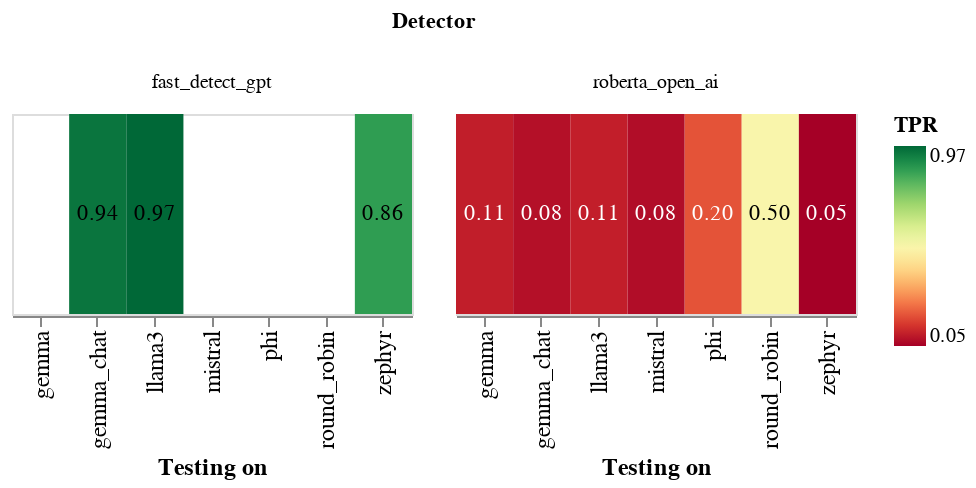

Source (notebook cell):
### Code cell
zero_shot_detectors = ["fast_detect_gpt", "roberta_base_open_ai"]
zero_shot_only_only_df = freeze_base_df[freeze_base_df["detector"].apply(lambda x: x in zero_shot_detectors)]

heatmap = alt.Chart(zero_shot_only_only_df).mark_rect().encode(
    alt.X('dataset:N', sort="x", title="Testing on"),
    #alt.Y('detector_short_name:N', sort=None, title="Detector"),
    alt.Color('TPR:Q').scale(scheme='redyellowgreen'),
    #alt.Row("trained_on_dataset:N", title="Dataset used for training"),
).properties(
    width=200,
    height=100
)

heatmap_text = alt.Chart(zero_shot_only_only_df).mark_text(baseline='middle').encode(
    alt.X('dataset:N', sort="x", title="Testing on"),
    #alt.Y('detector_short_name:N', sort=None, title="Detector"),
    text='TPR:Q',
    color=alt.condition(
        alt.datum.TPR > 0.5,
        alt.value('black'),
        alt.value('white')
    )
).properties(
    width=200,
    height=100
)

chart = alt.layer(heatmap, heatmap_text).facet(
    column=alt.Column("detector_short_name:N", title="Detector")
).configure(
    numberFormat='0.2f'
).configure_axis(
    labelFontSize=12,
    titleFontSize=12
)

chart.save("notebooks/plots/heatmap_zero_shot.png")
chart

### Figure 1 — Vega-Lite specification as saved in the notebook (floating-point values rounded to 4 significant figures; data arrays with more than 128 entries replaced by an {"elided": "..."} marker saying what was removed)
{"config": {"view": {"continuousWidth": 300, "continuousHeight": 300}, "axis": {"labelFontSize": 12, "titleFontSize": 12}, "numberFormat": "0.2f"}, "data": {"name": "data-c1550a20fc1f685eb38f1611adb0e347"}, "facet": {"column": {"field": "detector_short_name", "title": "Detector", "type": "nominal"}}, "spec": {"layer": [{"mark": {"type": "rect"}, "encoding": {"color": {"field": "TPR", "scale": {"scheme": "redyellowgreen"}, "type": "quantitative"}, "x": {"field": "dataset", "sort": "x", "title": "Testing on", "type": "nominal"}}}, {"mark": {"type": "text", "baseline": "middle"}, "encoding": {"color": {"condition": {"test": "(datum.TPR > 0.5)", "value": "black"}, "value": "white"}, "text": {"field": "TPR", "type": "quantitative"}, "x": {"field": "dataset", "sort": "x", "title": "Testing on", "type": "nominal"}}}], "height": 100, "width": 200}, "$schema": "https://vega.github.io/schema/vega-lite/v5.17.0.json", "datasets": {"data-c1550a20fc1f685eb38f1611adb0e347": [{"accuracy": 0.9477, "precision": 0.9204, "recall": 0.98, "f1_score": 0.9492, "fp_rate": 0.0846, "tp_rate": 0.98, "std_accuracy": 0.005133, "std_precision": 0.008652, "std_recall": 0.004537, "std_f1_score": 0.005123, "std_fp_rate": 0.009099, "std_tp_rate": 0.004537, "TP": 975.2, "TN": 912.6, "FP": 84.35, "FN": 19.89, "roc_auc": 0.9921, "fpr_at_thresholds": null, "tpr_at_thresholds": null, "thresholds": [Infinity, 1.0, 0.99, 0.98, 0.97, 0.96, 0.95, 0.94, 0.93, 0.92, 0.91, 0.9, 0.89, 0.88, 0.8788, 0.87, 0.86, 0.8586, 0.85, 0.84, 0.81, 0.79, 0.77, 0.73, 0.72, 0.7, 0.69, 0.68, 0.66, 0.65, 0.64, 0.63, 0.62, 0.61, 0.57, 0.56, 0.55, 0.54, 0.53, 0.52, 0.51, 0.5051, 0.5, 0.4949, 0.49, 0.48, 0.47, 0.46, 0.4545, 0.45, 0.4444, 0.44, 0.43, 0.4242, 0.42, 0.4141, 0.41, 0.4, 0.3939, 0.39, 0.38, 0.37, 0.36, 0.35, 0.34, 0.31, 0.29, 0.28, 0.2727, 0.27, 0.26, 0.25, 0.24, 0.2323, 0.23, 0.2222, 0.22, 0.21, 0.202, 0.2, 0.19, 0.17, 0.16, 0.1515, 0.15, 0.1414, 0.14, 0.1313, 0.13, 0.11, 0.1, 0.09091, 0.09, 0.08081, 0.08, 0.07071, 0.07, 0.06061, 0.06, 0.05051, 0.05, 0.0404, 0.04, 0.03, 0.0202, 0.02, 0.0101, 0.01, 0.0], "given_threshold": null, "accuracy_at_given_threshold": null, "precision_at_given_threshold": null, "recall_at_given_threshold": null, "f1_score_at_given_threshold": null, "fp_rate_at_given_threshold": null, "TPR": null, "std_accuracy_at_given_threshold": null, "std_precision_at_given_threshold": null, "std_recall_at_given_threshold": null, "std_f1_score_at_given_threshold": null, "std_fp_rate_at_given_threshold": null, "std_tp_rate_at_given_threshold": null, "TP_at_given_threshold": null, "TN_at_given_threshold": null, "FP_at_given_threshold": null, "FN_at_given_threshold": null, "base_detector": "fast_detect_gpt", "trained_on_dataset": "z", "detector": "fast_detect_gpt", "dataset": "phi", "fpr": [0.0, 0.0, 0.0, 0.0, 0.0, 0.0, 0.002008, 0.004016, 0.004016, 0.006024, 0.006024, 0.006024, 0.008032, 0.01305, 0.01305, 0.01606, 0.02209, 0.02309, 0.03012, 0.03414, 0.03514, 0.03614, 0.03614, 0.03916, 0.04016, 0.04016, 0.04016, 0.04317, 0.04418, 0.04418, 0.04518, 0.04618, 0.04719, 0.0492, 0.05221, 0.05924, 0.06526, 0.06928, 0.07631, 0.07932, 0.08333, 0.08434, 0.08835, 0.08936, 0.09538, 0.09839, 0.1094, 0.1245, 0.1255, 0.1345, 0.1355, 0.1426, 0.1516, 0.1536, 0.1606, 0.1627, 0.1717, 0.1737, 0.1747, 0.1787, 0.1817, 0.1878, 0.1898, 0.1968, 0.1978, 0.2038, 0.2068, 0.2199, 0.2209, 0.238, 0.251, 0.2631, 0.2892, 0.2902, 0.3032, 0.3042, 0.3062, 0.3153, 0.3183, 0.3203, 0.3263, 0.3273, 0.3384, 0.3434, 0.3705, 0.3715, 0.4056, 0.4096, 0.4237, 0.4247, 0.4378, 0.4408, 0.4428, 0.4518, 0.4859, 0.489, 0.5281, 0.5311, 0.5572, 0.5592, 0.6165, 0.6215, 0.6737, 0.6878, 0.7048, 0.8514, 0.8564, 0.8936, 1.0], "tpr": [0.0, 0.5181, 0.5683, 0.5924, 0.6044, 0.6245, 0.6416, 0.6978, 0.7329, 0.8293, 0.8695, 0.8775, 0.8896, 0.8976, 0.8996, 0.9046, 0.9147, 0.9147, 0.9337, 0.9418, 0.9428, 0.9428, 0.9438, 0.9488, 0.9488, 0.9518, 0.9528, 0.9528, 0.9528, 0.9538, 0.9558, 0.9568, 0.9568, 0.9578, 0.9598, 0.9659, 0.9709, 0.9749, 0.9779, 0.9799, 0.9799, 0.9799, 0.9809, 0.9829, 0.9829, 0.988, 0.988, 0.989, 0.989, 0.989, 0.989, 0.991, 0.993, 0.993, 0.993, 0.993, 0.993, 0.993, 0.993, 0.993, 0.993, 0.993, 0.994, 0.994, 0.994, 0.994, 0.994, 0.995, 0.995, 0.995, 0.996, 0.997, 0.998, 0.998, 0.999, 0.999, 0.999, 0.999, 0.999, 0.999, 0.999, 0.999, 0.999, 0.999, 0.999, 0.999, 0.999, 0.999, 0.999, 0.999, 0.999, 0.999, 0.999, 0.999, 0.999, 0.999, 0.999, 0.999, 0.999, 0.999, 1.0, 1.0, 1.0, 1.0, 1.0, 1.0, 1.0, 1.0, 1.0], "detector_short_name": "fast_detect_gpt"}, {"accuracy": 0.949, "precision": 0.9214, "recall": 0.9819, "f1_score": 0.9506, "fp_rate": 0.08376, "tp_rate": 0.9819, "std_accuracy": 0.005021, "std_precision": 0.008734, "std_recall": 0.004306, "std_f1_score": 0.005102, "std_fp_rate": 0.008826, "std_tp_rate": 0.004306, "TP": 971.5, "TN": 905.7, "FP": 82.83, "FN": 17.96, "roc_auc": 0.9927, "fpr_at_thresholds": null, "tpr_at_thresholds": null, "thresholds": [Infinity, 1.0, 0.99, 0.98, 0.97, 0.96, 0.95, 0.94, 0.93, 0.92, 0.91, 0.9, 0.89, 0.88, 0.8788, 0.87, 0.8687, 0.86, 0.8586, 0.85, 0.84, 0.81, 0.8, 0.79, 0.76, 0.73, 0.72, 0.69, 0.68, 0.66, 0.65, 0.64, 0.62, 0.61, 0.596, 0.57, 0.56, 0.55, 0.54, 0.53, 0.52, 0.51, 0.5051, 0.5, 0.4949, 0.49, 0.48, 0.47, 0.46, 0.4545, 0.45, 0.4444, 0.44, 0.43, 0.4242, 0.42, 0.4141, 0.41, 0.4, 0.3939, 0.39, 0.38, 0.37, 0.36, 0.35, 0.34, 0.33, 0.31, 0.29, 0.28, 0.2727, 0.27, 0.26, 0.25, 0.24, 0.2323, 0.23, 0.2222, 0.22, 0.21, 0.202, 0.2, 0.19, 0.17, 0.16, 0.1515, 0.15, 0.1414, 0.14, 0.1313, 0.13, 0.11, 0.1, 0.09091, 0.09, 0.08081, 0.08, 0.07071, 0.07, 0.06061, 0.06, 0.05051, 0.05, 0.0404, 0.04, 0.03, 0.0202, 0.02, 0.0101, 0.01, 0.0], "given_threshold": null, "accuracy_at_given_threshold": null, "precision_at_given_threshold": null, "recall_at_given_threshold": null, "f1_score_at_given_threshold": null, "fp_rate_at_given_threshold": null, "TPR": null, "std_accuracy_at_given_threshold": null, "std_precision_at_given_threshold": null, "std_recall_at_given_threshold": null, "std_f1_score_at_given_threshold": null, "std_fp_rate_at_given_threshold": null, "std_tp_rate_at_given_threshold": null, "TP_at_given_threshold": null, "TN_at_given_threshold": null, "FP_at_given_threshold": null, "FN_at_given_threshold": null, "base_detector": "fast_detect_gpt", "trained_on_dataset": "z", "detector": "fast_detect_gpt", "dataset": "gemma", "fpr": [0.0, 0.0, 0.0, 0.0, 0.0, 0.0, 0.002022, 0.004044, 0.004044, 0.006067, 0.006067, 0.006067, 0.008089, 0.01314, 0.01314, 0.01618, 0.01618, 0.02224, 0.02326, 0.03033, 0.03438, 0.03539, 0.03539, 0.0364, 0.0364, 0.03943, 0.04044, 0.04044, 0.04348, 0.04449, 0.04449, 0.0455, 0.04752, 0.04954, 0.04954, 0.05258, 0.05966, 0.06471, 0.06876, 0.07583, 0.07887, 0.08291, 0.08392, 0.08797, 0.08898, 0.09505, 0.09808, 0.1092, 0.1244, 0.1254, 0.1345, 0.1355, 0.1426, 0.1517, 0.1527, 0.1587, 0.1608, 0.1699, 0.1719, 0.1729, 0.1769, 0.18, 0.186, 0.1881, 0.1951, 0.1962, 0.1992, 0.2032, 0.2063, 0.2184, 0.2194, 0.2366, 0.2497, 0.2619, 0.2882, 0.2892, 0.3023, 0.3033, 0.3054, 0.3145, 0.3175, 0.3195, 0.3256, 0.3266, 0.3377, 0.3428, 0.3691, 0.3701, 0.4034, 0.4075, 0.4216, 0.4226, 0.4358, 0.4388, 0.4408, 0.4499, 0.4843, 0.4874, 0.5268, 0.5298, 0.5551, 0.5571, 0.6158, 0.6208, 0.6734, 0.6876, 0.7048, 0.8514, 0.8564, 0.8928, 1.0], "tpr": [0.0, 0.5046, 0.5389, 0.5662, 0.5814, 0.6057, 0.6259, 0.6775, 0.728, 0.8301, 0.8584, 0.8665, 0.8766, 0.8938, 0.8948, 0.911, 0.912, 0.9252, 0.9262, 0.9424, 0.9484, 0.9525, 0.9535, 0.9535, 0.9575, 0.9596, 0.9616, 0.9636, 0.9656, 0.9656, 0.9666, 0.9666, 0.9687, 0.9697, 0.9707, 0.9707, 0.9727, 0.9757, 0.9788, 0.9808, 0.9818, 0.9818, 0.9818, 0.9828, 0.9838, 0.9838, 0.9848, 0.9869, 0.9869, 0.9869, 0.9889, 0.9889, 0.9909, 0.9909, 0.9909, 0.9919, 0.9919, 0.9939, 0.9939, 0.9939, 0.9939, 0.9949, 0.9949, 0.9949, 0.9949, 0.9949, 0.9949, 0.9949, 0.9949, 0.9949, 0.9949, 0.9949, 0.9949, 0.997, 0.998, 0.999, 0.999, 0.999, 0.999, 0.999, 0.999, 0.999, 1.0, 1.0, 1.0, 1.0, 1.0, 1.0, 1.0, 1.0, 1.0, 1.0, 1.0, 1.0, 1.0, 1.0, 1.0, 1.0, 1.0, 1.0, 1.0, 1.0, 1.0, 1.0, 1.0, 1.0, 1.0, 1.0, 1.0, 1.0, 1.0], "detector_short_name": "fast_detect_gpt"}, {"accuracy": 0.9293, "precision": 0.9167, "recall": 0.9446, "f1_score": 0.9304, "fp_rate": 0.08591, "tp_rate": 0.9446, "std_accuracy": 0.005888, "std_precision": 0.008778, "std_recall": 0.00725, "std_f1_score": 0.005998, "std_fp_rate": 0.009034, "std_tp_rate": 0.00725, "TP": 931.9, "TN": 900.8, "FP": 84.66, "FN": 54.69, "roc_auc": 0.9805, "fpr_at_thresholds": null, "tpr_at_thresholds": null, "thresholds": [Infinity, 1.0, 0.99, 0.98, 0.97, 0.96, 0.95, 0.94, 0.93, 0.92, 0.91, 0.9, 0.89, 0.88, 0.8788, 0.87, 0.8687, 0.86, 0.8586, 0.85, 0.84, 0.83, 0.81, 0.8, 0.79, 0.77, 0.76, 0.74, 0.73, 0.72, 0.7, 0.69, 0.68, 0.66, 0.65, 0.62, 0.61, 0.57, 0.56, 0.55, 0.54, 0.53, 0.52, 0.5152, 0.51, 0.5051, 0.5, 0.4949, 0.49, 0.48, 0.47, 0.46, 0.4545, 0.45, 0.4444, 0.44, 0.43, 0.4242, 0.42, 0.4141, 0.41, 0.4, 0.3939, 0.39, 0.38, 0.37, 0.36, 0.35, 0.34, 0.33, 0.31, 0.29, 0.28, 0.2727, 0.27, 0.26, 0.25, 0.24, 0.2323, 0.23, 0.2222, 0.22, 0.21, 0.202, 0.2, 0.19, 0.17, 0.16, 0.1515, 0.15, 0.1414, 0.14, 0.1313, 0.13, 0.11, 0.1, 0.09091, 0.09, 0.08081, 0.08, 0.07071, 0.07, 0.06061, 0.06, 0.05051, 0.05, 0.0404, 0.04, 0.03, 0.0202, 0.02, 0.0101, 0.01, 0.0], "given_threshold": null, "accuracy_at_given_threshold": null, "precision_at_given_threshold": null, "recall_at_given_threshold": null, "f1_score_at_given_threshold": null, "fp_rate_at_given_threshold": null, "TPR": null, "std_accuracy_at_given_threshold": null, "std_precision_at_given_threshold": null, "std_recall_at_given_threshold": null, "std_f1_score_at_given_threshold": null, "std_fp_rate_at_given_threshold": null, "std_tp_rate_at_given_threshold": null, "TP_at_given_threshold": null, "TN_at_given_threshold": null, "FP_at_given_threshold": null, "FN_at_given_threshold": null, "base_detector": "fast_detect_gpt", "trained_on_dataset": "z", "detector": "fast_detect_gpt", "dataset": "mistral", "fpr": [0.0, 0.0, 0.0, 0.0, 0.0, 0.0, 0.002028, 0.004057, 0.004057, 0.006085, 0.006085, 0.006085, 0.008114, 0.01318, 0.01318, 0.01623, 0.01623, 0.02231, 0.02333, 0.03043, 0.03448, 0.03448, 0.0355, 0.0355, 0.03651, 0.03651, 0.03651, 0.03651, 0.03955, 0.04057, 0.04057, 0.04057, 0.04361, 0.04462, 0.04462, 0.04767, 0.0497, 0.05274, 0.05984, 0.06592, 0.06998, 0.07708, 0.08012, 0.08012, 0.08418, 0.08519, 0.08925, 0.09026, 0.09635, 0.09939, 0.1105, 0.1258, 0.1268, 0.1359, 0.1369, 0.144, 0.1531, 0.1542, 0.1613, 0.1633, 0.1724, 0.1744, 0.1755, 0.1795, 0.1826, 0.1886, 0.1907, 0.1978, 0.1988, 0.2018, 0.2059, 0.2089, 0.2221, 0.2231, 0.2404, 0.2535, 0.2657, 0.2921, 0.2931, 0.3063, 0.3073, 0.3093, 0.3174, 0.3205, 0.3225, 0.3286, 0.3296, 0.3408, 0.3458, 0.3702, 0.3712, 0.4047, 0.4087, 0.4219, 0.4229, 0.4361, 0.4391, 0.4412, 0.4503, 0.4848, 0.4878, 0.5254, 0.5284, 0.5548, 0.5568, 0.6156, 0.6207, 0.6724, 0.6866, 0.7039, 0.8509, 0.856, 0.8935, 1.0], "tpr": [0.0, 0.3489, 0.3722, 0.3915, 0.4077, 0.4412, 0.4594, 0.5274, 0.5801, 0.6694, 0.7302, 0.7383, 0.7535, 0.7728, 0.7769, 0.8002, 0.8022, 0.8225, 0.8225, 0.8458, 0.8631, 0.8651, 0.8682, 0.8702, 0.8712, 0.8753, 0.8783, 0.8793, 0.8813, 0.8824, 0.8844, 0.8854, 0.8905, 0.8915, 0.8935, 0.8996, 0.9016, 0.9016, 0.9077, 0.9199, 0.929, 0.9391, 0.9402, 0.9412, 0.9442, 0.9442, 0.9452, 0.9462, 0.9483, 0.9523, 0.9523, 0.9625, 0.9625, 0.9665, 0.9665, 0.9716, 0.9746, 0.9757, 0.9767, 0.9767, 0.9767, 0.9767, 0.9767, 0.9767, 0.9777, 0.9777, 0.9777, 0.9817, 0.9817, 0.9828, 0.9828, 0.9828, 0.9838, 0.9838, 0.9858, 0.9868, 0.9868, 0.9888, 0.9888, 0.9909, 0.9909, 0.9919, 0.9919, 0.9919, 0.9919, 0.9919, 0.9919, 0.9929, 0.9929, 0.9939, 0.9939, 0.9939, 0.9939, 0.9939, 0.9939, 0.9939, 0.9939, 0.9939, 0.9939, 0.9949, 0.9949, 0.997, 0.997, 0.999, 0.999, 1.0, 1.0, 1.0, 1.0, 1.0, 1.0, 1.0, 1.0, 1.0], "detector_short_name": "fast_detect_gpt"}, {"accuracy": 0.9861, "precision": 0.9719, "recall": 1.0, "f1_score": 0.9856, "fp_rate": 0.02685, "tp_rate": 1.0, "std_accuracy": 0.01393, "std_precision": 0.02818, "std_recall": 0.0, "std_f1_score": 0.01472, "std_fp_rate": 0.0269, "std_tp_rate": 0.0, "TP": 36.2, "TN": 37.76, "FP": 1.043, "FN": 0.0, "roc_auc": 0.9996, "fpr_at_thresholds": null, "tpr_at_thresholds": null, "thresholds": [Infinity, 1.0, 0.95, 0.94, 0.93, 0.92, 0.91, 0.85, 0.52, 0.46, 0.4242, 0.28, 0.202, 0.15, 0.07, 0.05, 0.02, 0.0], "given_threshold": null, "accuracy_at_given_threshold": null, "precision_at_given_threshold": null, "recall_at_given_threshold": null, "f1_score_at_given_threshold": null, "fp_rate_at_given_threshold": null, "TPR": null, "std_accuracy_at_given_threshold": null, "std_precision_at_given_threshold": null, "std_recall_at_given_threshold": null, "std_f1_score_at_given_threshold": null, "std_fp_rate_at_given_threshold": null, "std_tp_rate_at_given_threshold": null, "TP_at_given_threshold": null, "TN_at_given_threshold": null, "FP_at_given_threshold": null, "FN_at_given_threshold": null, "base_detector": "fast_detect_gpt", "trained_on_dataset": "z", "detector": "fast_detect_gpt", "dataset": "round_robin", "fpr": [0.0, 0.0, 0.0, 0.0, 0.0, 0.0, 0.0, 0.0, 0.02564, 0.1026, 0.1282, 0.1795, 0.2564, 0.2821, 0.3846, 0.4872, 0.7692, 1.0], "tpr": [0.0, 0.3889, 0.5, 0.6111, 0.6389, 0.8333, 0.8889, 0.9722, 1.0, 1.0, 1.0, 1.0, 1.0, 1.0, 1.0, 1.0, 1.0, 1.0], "detector_short_name": "fast_detect_gpt"}, {"accuracy": 0.9426, "precision": 0.9196, "recall": 0.97, "f1_score": 0.9441, "fp_rate": 0.08489, "tp_rate": 0.97, "std_accuracy": 0.005252, "std_precision": 0.008265, "std_recall": 0.005431, "std_f1_score": 0.005265, "std_fp_rate": 0.008851, "std_tp_rate": 0.005431, "TP": 966.3, "TN": 911.3, "FP": 84.53, "FN": 29.89, "roc_auc": 0.9879, "fpr_at_thresholds": [0.0, 0.0, 0.0, 0.0, 0.0, 0.002008, 0.004016, 0.004016, 0.006024, 0.006024, 0.006024, 0.008032, 0.01305, 0.01305, 0.01606, 0.02209, 0.02309, 0.03012, 0.03414, 0.03414, 0.03514, 0.03614, 0.03614, 0.03614, 0.03614, 0.03916, 0.04016, 0.04016, 0.04317, 0.04317, 0.04418, 0.04719, 0.04719, 0.0492, 0.0492, 0.05221, 0.05924, 0.06526, 0.06928, 0.07631, 0.07932, 0.08333, 0.08434, 0.08835, 0.08936, 0.09538, 0.09839, 0.1094, 0.1245, 0.1255, 0.1345, 0.1355, 0.1426, 0.1516, 0.1526, 0.1596, 0.1616, 0.1707, 0.1727, 0.1737, 0.1777, 0.1807, 0.1867, 0.1888, 0.1958, 0.1968, 0.1998, 0.2038, 0.2068, 0.2199, 0.2209, 0.238, 0.251, 0.2631, 0.2892, 0.2902, 0.3032, 0.3042, 0.3062, 0.3153, 0.3183, 0.3203, 0.3263, 0.3273, 0.3384, 0.3434, 0.3695, 0.3705, 0.4046, 0.4086, 0.4227, 0.4237, 0.4367, 0.4398, 0.4418, 0.4508, 0.4849, 0.488, 0.5271, 0.5301, 0.5562, 0.5582, 0.6165, 0.6215, 0.6737, 0.6878, 0.7048, 0.8514, 0.8564, 0.8936, 1.0], "tpr_at_thresholds": [0.0, 0.4237, 0.4779, 0.509, 0.5572, 0.5773, 0.6576, 0.6888, 0.7882, 0.8193, 0.8243, 0.8394, 0.8494, 0.8514, 0.8695, 0.8845, 0.8855, 0.9056, 0.9147, 0.9157, 0.9207, 0.9207, 0.9217, 0.9247, 0.9257, 0.9307, 0.9327, 0.9337, 0.9378, 0.9388, 0.9388, 0.9418, 0.9428, 0.9438, 0.9448, 0.9448, 0.9478, 0.9528, 0.9639, 0.9689, 0.9689, 0.9699, 0.9699, 0.9719, 0.9719, 0.9739, 0.9739, 0.9749, 0.9779, 0.9789, 0.9809, 0.9809, 0.9819, 0.9819, 0.9819, 0.9819, 0.9819, 0.9829, 0.9829, 0.9829, 0.9829, 0.9829, 0.9849, 0.9849, 0.9859, 0.9859, 0.9859, 0.9859, 0.9859, 0.9859, 0.9859, 0.9869, 0.988, 0.99, 0.992, 0.993, 0.997, 0.997, 0.997, 0.997, 0.997, 0.997, 0.997, 0.997, 0.997, 0.997, 0.997, 0.997, 0.997, 0.997, 0.997, 0.997, 0.997, 0.997, 0.998, 0.998, 0.999, 0.999, 1.0, 1.0, 1.0, 1.0, 1.0, 1.0, 1.0, 1.0, 1.0, 1.0, 1.0, 1.0, 1.0], "thresholds": [Infinity, 1.0, 0.99, 0.98, 0.96, 0.95, 0.94, 0.93, 0.92, 0.91, 0.9, 0.89, 0.88, 0.8788, 0.87, 0.86, 0.8586, 0.85, 0.84, 0.83, 0.81, 0.79, 0.78, 0.76, 0.74, 0.73, 0.72, 0.7, 0.68, 0.67, 0.66, 0.62, 0.6162, 0.61, 0.58, 0.57, 0.56, 0.55, 0.54, 0.53, 0.52, 0.51, 0.5051, 0.5, 0.4949, 0.49, 0.48, 0.47, 0.46, 0.4545, 0.45, 0.4444, 0.44, 0.43, 0.4242, 0.42, 0.4141, 0.41, 0.4, 0.3939, 0.39, 0.38, 0.37, 0.36, 0.35, 0.34, 0.33, 0.31, 0.29, 0.28, 0.2727, 0.27, 0.26, 0.25, 0.24, 0.2323, 0.23, 0.2222, 0.22, 0.21, 0.202, 0.2, 0.19, 0.17, 0.16, 0.1515, 0.15, 0.1414, 0.14, 0.1313, 0.13, 0.11, 0.1, 0.09091, 0.09, 0.08081, 0.08, 0.07071, 0.07, 0.06061, 0.06, 0.05051, 0.05, 0.0404, 0.04, 0.03, 0.0202, 0.02, 0.0101, 0.01, 0.0], "given_threshold": 0.63, "accuracy_at_given_threshold": 0.9476, "precision_at_given_threshold": 0.9544, "recall_at_given_threshold": 0.9402, "f1_score_at_given_threshold": 0.9472, "fp_rate_at_given_threshold": 0.04491, "TPR": 0.9402, "std_accuracy_at_given_threshold": 0.004942, "std_precision_at_given_threshold": 0.006531, "std_recall_at_given_threshold": 0.007553, "std_f1_score_at_given_threshold": 0.005079, "std_fp_rate_at_given_threshold": 0.006454, "std_tp_rate_at_given_threshold": 0.007553, "TP_at_given_threshold": 936.0, "TN_at_given_threshold": 951.7, "FP_at_given_threshold": 44.75, "FN_at_given_threshold": 59.59, "base_detector": "fast_detect_gpt", "trained_on_dataset": "z", "detector": "fast_detect_gpt", "dataset": "gemma_chat", "fpr": null, "tpr": null, "detector_short_name": "fast_detect_gpt"}, {"accuracy": 0.9153, "precision": 0.9134, "recall": 0.9176, "f1_score": 0.9154, "fp_rate": 0.08706, "tp_rate": 0.9176, "std_accuracy": 0.006399, "std_precision": 0.009502, "std_recall": 0.008894, "std_f1_score": 0.006665, "std_fp_rate": 0.009433, "std_tp_rate": 0.008894, "TP": 811.8, "TN": 807.3, "FP": 76.99, "FN": 72.92, "roc_auc": 0.9704, "fpr_at_thresholds": [0.0, 0.0, 0.0, 0.0, 0.0, 0.0, 0.00226, 0.00452, 0.00452, 0.00678, 0.00678, 0.00678, 0.00904, 0.01469, 0.01469, 0.01808, 0.01808, 0.02373, 0.02486, 0.03164, 0.03503, 0.03503, 0.03616, 0.03616, 0.03729, 0.03729, 0.03729, 0.03729, 0.04068, 0.04181, 0.04181, 0.0452, 0.04633, 0.04633, 0.04746, 0.04859, 0.04972, 0.05198, 0.05198, 0.05424, 0.05989, 0.06667, 0.07119, 0.07797, 0.08136, 0.08588, 0.08701, 0.09153, 0.09266, 0.09944, 0.09944, 0.1028, 0.1141, 0.1277, 0.1288, 0.1345, 0.1356, 0.1435, 0.1537, 0.1548, 0.1605, 0.1616, 0.1672, 0.1695, 0.1706, 0.174, 0.1763, 0.1808, 0.1831, 0.191, 0.1921, 0.1955, 0.1977, 0.1989, 0.2023, 0.2023, 0.2136, 0.2147, 0.2316, 0.2441, 0.2565, 0.2825, 0.2836, 0.2972, 0.2983, 0.3006, 0.3096, 0.313, 0.3153, 0.322, 0.322, 0.3232, 0.3311, 0.3356, 0.3616, 0.3627, 0.3989, 0.4034, 0.4181, 0.4192, 0.4328, 0.4362, 0.4384, 0.4452, 0.4825, 0.4859, 0.522, 0.5254, 0.5537, 0.5559, 0.6136, 0.6192, 0.6678, 0.6836, 0.7017, 0.852, 0.8576, 0.8927, 1.0], "tpr_at_thresholds": [0.0, 0.2195, 0.2624, 0.2964, 0.3077, 0.3326, 0.3563, 0.4525, 0.5124, 0.6143, 0.6595, 0.6697, 0.6923, 0.7138, 0.7149, 0.733, 0.7376, 0.7681, 0.7704, 0.8054, 0.8213, 0.8235, 0.8281, 0.8303, 0.8314, 0.836, 0.8382, 0.8394, 0.8484, 0.8484, 0.8507, 0.8552, 0.8552, 0.8563, 0.8575, 0.862, 0.8643, 0.8665, 0.8688, 0.8722, 0.8857, 0.8914, 0.905, 0.9106, 0.914, 0.9174, 0.9174, 0.9219, 0.9219, 0.9242, 0.9253, 0.9287, 0.9321, 0.9423, 0.9434, 0.9468, 0.9468, 0.9502, 0.9559, 0.9559, 0.9581, 0.9581, 0.9604, 0.9604, 0.9604, 0.9615, 0.9627, 0.9649, 0.9649, 0.9649, 0.9649, 0.9649, 0.9649, 0.9661, 0.9661, 0.9672, 0.9672, 0.9672, 0.9706, 0.9717, 0.974, 0.974, 0.974, 0.9796, 0.9796, 0.9808, 0.983, 0.983, 0.983, 0.983, 0.9842, 0.9842, 0.9853, 0.9864, 0.9876, 0.9876, 0.9887, 0.9887, 0.9887, 0.9887, 0.9887, 0.9887, 0.9887, 0.9898, 0.991, 0.991, 0.9921, 0.9932, 0.9955, 0.9955, 0.9966, 0.9966, 0.9966, 0.9966, 0.9966, 0.9966, 0.9989, 1.0, 1.0], "thresholds": [Infinity, 1.0, 0.99, 0.98, 0.97, 0.96, 0.95, 0.94, 0.93, 0.92, 0.91, 0.9, 0.89, 0.88, 0.8788, 0.87, 0.8687, 0.86, 0.8586, 0.85, 0.84, 0.83, 0.81, 0.8, 0.79, 0.78, 0.76, 0.75, 0.73, 0.72, 0.69, 0.68, 0.66, 0.65, 0.64, 0.63, 0.62, 0.61, 0.58, 0.57, 0.56, 0.55, 0.54, 0.53, 0.52, 0.51, 0.5051, 0.5, 0.4949, 0.49, 0.4848, 0.48, 0.47, 0.46, 0.4545, 0.45, 0.4444, 0.44, 0.43, 0.4242, 0.42, 0.4141, 0.41, 0.4, 0.3939, 0.39, 0.38, 0.37, 0.36, 0.35, 0.34, 0.33, 0.32, 0.31, 0.29, 0.2828, 0.28, 0.2727, 0.27, 0.26, 0.25, 0.24, 0.2323, 0.23, 0.2222, 0.22, 0.21, 0.202, 0.2, 0.19, 0.18, 0.17, 0.16, 0.1515, 0.15, 0.1414, 0.14, 0.1313, 0.13, 0.11, 0.1, 0.09091, 0.09, 0.08081, 0.08, 0.07071, 0.07, 0.06061, 0.06, 0.05051, 0.05, 0.0404, 0.04, 0.03, 0.0202, 0.02, 0.0101, 0.01, 0.0], "given_threshold": 0.63, "accuracy_at_given_threshold": 0.9048, "precision_at_given_threshold": 0.9471, "recall_at_given_threshold": 0.8575, "f1_score_at_given_threshold": 0.9001, "fp_rate_at_given_threshold": 0.04785, "TPR": 0.8575, "std_accuracy_at_given_threshold": 0.006932, "std_precision_at_given_threshold": 0.007839, "std_recall_at_given_threshold": 0.01166, "std_f1_score_at_given_threshold": 0.007623, "std_fp_rate_at_given_threshold": 0.007141, "std_tp_rate_at_given_threshold": 0.01166, "TP_at_given_threshold": 758.5, "TN_at_given_threshold": 842.2, "FP_at_given_threshold": 42.32, "FN_at_given_threshold": 126.0, "base_detector": "fast_detect_gpt", "trained_on_dataset": "z", "detector": "fast_detect_gpt", "dataset": "zephyr", "fpr": null, "tpr": null, "detector_short_name": "fast_detect_gpt"}, {"accuracy": 0.9506, "precision": 0.9211, "recall": 0.9857, "f1_score": 0.9523, "fp_rate": 0.08464, "tp_rate": 0.9857, "std_accuracy": 0.004677, "std_precision": 0.007943, "std_recall": 0.003505, "std_f1_score": 0.00459, "std_fp_rate": 0.008653, "std_tp_rate": 0.003505, "TP": 982.6, "TN": 910.9, "FP": 84.22, "FN": 14.24, "roc_auc": 0.9939, "fpr_at_thresholds": [0.0, 0.0, 0.0, 0.0, 0.0, 0.0, 0.002008, 0.004016, 0.004016, 0.006024, 0.006024, 0.006024, 0.008032, 0.01305, 0.01305, 0.01606, 0.02209, 0.02309, 0.03012, 0.03414, 0.03414, 0.03514, 0.03514, 0.03614, 0.03614, 0.03916, 0.04016, 0.04317, 0.04317, 0.04418, 0.04518, 0.04618, 0.04719, 0.0492, 0.05221, 0.05924, 0.06526, 0.06928, 0.07631, 0.07932, 0.07932, 0.08333, 0.08434, 0.08835, 0.08936, 0.09538, 0.09839, 0.1094, 0.1245, 0.1255, 0.1345, 0.1355, 0.1426, 0.1516, 0.1526, 0.1596, 0.1616, 0.1707, 0.1727, 0.1737, 0.1777, 0.1807, 0.1867, 0.1888, 0.1958, 0.1968, 0.1998, 0.2038, 0.2068, 0.2199, 0.2209, 0.238, 0.251, 0.2631, 0.2892, 0.2902, 0.3032, 0.3042, 0.3062, 0.3153, 0.3183, 0.3203, 0.3263, 0.3273, 0.3384, 0.3434, 0.3695, 0.3705, 0.4046, 0.4086, 0.4227, 0.4237, 0.4367, 0.4398, 0.4418, 0.4508, 0.4849, 0.488, 0.5271, 0.5301, 0.5562, 0.5582, 0.6165, 0.6215, 0.6737, 0.6878, 0.7048, 0.8514, 0.8564, 0.8936, 1.0], "tpr_at_thresholds": [0.0, 0.5602, 0.6014, 0.6305, 0.6406, 0.6596, 0.6757, 0.739, 0.7751, 0.8474, 0.8825, 0.8865, 0.8926, 0.9016, 0.9036, 0.9116, 0.9297, 0.9307, 0.9508, 0.9548, 0.9558, 0.9568, 0.9578, 0.9578, 0.9588, 0.9598, 0.9598, 0.9618, 0.9629, 0.9629, 0.9659, 0.9659, 0.9679, 0.9689, 0.9699, 0.9729, 0.9759, 0.9789, 0.9819, 0.9819, 0.9829, 0.9859, 0.9859, 0.989, 0.989, 0.989, 0.989, 0.989, 0.993, 0.993, 0.994, 0.994, 0.995, 0.996, 0.996, 0.996, 0.996, 0.996, 0.996, 0.996, 0.996, 0.997, 0.997, 0.997, 0.997, 0.997, 0.997, 0.997, 0.997, 0.997, 0.997, 0.997, 0.998, 0.999, 1.0, 1.0, 1.0, 1.0, 1.0, 1.0, 1.0, 1.0, 1.0, 1.0, 1.0, 1.0, 1.0, 1.0, 1.0, 1.0, 1.0, 1.0, 1.0, 1.0, 1.0, 1.0, 1.0, 1.0, 1.0, 1.0, 1.0, 1.0, 1.0, 1.0, 1.0, 1.0, 1.0, 1.0, 1.0, 1.0, 1.0], "thresholds": [Infinity, 1.0, 0.99, 0.98, 0.97, 0.96, 0.95, 0.94, 0.93, 0.92, 0.91, 0.9, 0.89, 0.88, 0.8788, 0.87, 0.86, 0.8586, 0.85, 0.84, 0.83, 0.81, 0.8, 0.79, 0.78, 0.73, 0.72, 0.68, 0.67, 0.66, 0.64, 0.63, 0.62, 0.61, 0.57, 0.56, 0.55, 0.54, 0.53, 0.52, 0.5152, 0.51, 0.5051, 0.5, 0.4949, 0.49, 0.48, 0.47, 0.46, 0.4545, 0.45, 0.4444, 0.44, 0.43, 0.4242, 0.42, 0.4141, 0.41, 0.4, 0.3939, 0.39, 0.38, 0.37, 0.36, 0.35, 0.34, 0.33, 0.31, 0.29, 0.28, 0.2727, 0.27, 0.26, 0.25, 0.24, 0.2323, 0.23, 0.2222, 0.22, 0.21, 0.202, 0.2, 0.19, 0.17, 0.16, 0.1515, 0.15, 0.1414, 0.14, 0.1313, 0.13, 0.11, 0.1, 0.09091, 0.09, 0.08081, 0.08, 0.07071, 0.07, 0.06061, 0.06, 0.05051, 0.05, 0.0404, 0.04, 0.03, 0.0202, 0.02, 0.0101, 0.01, 0.0], "given_threshold": 0.63, "accuracy_at_given_threshold": 0.9604, "precision_at_given_threshold": 0.9553, "recall_at_given_threshold": 0.966, "f1_score_at_given_threshold": 0.9606, "fp_rate_at_given_threshold": 0.04517, "TPR": 0.966, "std_accuracy_at_given_threshold": 0.004265, "std_precision_at_given_threshold": 0.006412, "std_recall_at_given_threshold": 0.005813, "std_f1_score_at_given_threshold": 0.004341, "std_fp_rate_at_given_threshold": 0.006461, "std_tp_rate_at_given_threshold": 0.005813, "TP_at_given_threshold": 961.4, "TN_at_given_threshold": 951.7, "FP_at_given_threshold": 45.02, "FN_at_given_threshold": 33.88, "base_detector": "fast_detect_gpt", "trained_on_dataset": "z", "detector": "fast_detect_gpt", "dataset": "llama3", "fpr": null, "tpr": null, "detector_short_name": "fast_detect_gpt"}, {"accuracy": 0.856, "precision": 0.5, "recall": 0.4678, "f1_score": 0.4833, "fp_rate": 0.4678, "tp_rate": 0.4678, "std_accuracy": 0.008035, "std_precision": 0.0, "std_recall": 0.01187, "std_f1_score": 0.006335, "std_fp_rate": 0.01187, "std_tp_rate": 0.01187, "TP": 907.4, "TN": 797.7, "FP": 199.1, "FN": 87.83, "roc_auc": 0.9327, "fpr_at_thresholds": {"elided": "412 float values"}, "tpr_at_thresholds": {"elided": "412 float values"}, "thresholds": {"elided": "412 float values"}, "given_threshold": 1.528, "accuracy_at_given_threshold": 0.1842, "precision_at_given_threshold": 0.5, "recall_at_given_threshold": 0.1953, "f1_score_at_given_threshold": 0.2802, "fp_rate_at_given_threshold": 0.1953, "TPR": 0.1953, "std_accuracy_at_given_threshold": 0.008899, "std_precision_at_given_threshold": 0.0, "std_recall_at_given_threshold": 0.02018, "std_f1_score_at_given_threshold": 0.02085, "std_fp_rate_at_given_threshold": 0.02018, "std_tp_rate_at_given_threshold": 0.02018, "TP_at_given_threshold": 295.2, "TN_at_given_threshold": 71.66, "FP_at_given_threshold": 923.5, "FN_at_given_threshold": 701.7, "base_detector": "roberta_base_open_ai", "trained_on_dataset": "z", "detector": "roberta_base_open_ai", "dataset": "phi", "fpr": null, "tpr": null, "detector_short_name": "roberta_open_ai"}, {"accuracy": 0.839, "precision": 0.5, "recall": 0.4573, "f1_score": 0.4776, "fp_rate": 0.4573, "tp_rate": 0.4573, "std_accuracy": 0.008432, "std_precision": 0.0, "std_recall": 0.01254, "std_f1_score": 0.006845, "std_fp_rate": 0.01254, "std_tp_rate": 0.01254, "TP": 900.6, "TN": 758.9, "FP": 230.2, "FN": 88.22, "roc_auc": 0.9148, "fpr_at_thresholds": {"elided": "454 float values"}, "tpr_at_thresholds": {"elided": "454 float values"}, "thresholds": {"elided": "454 float values"}, "given_threshold": 2.219, "accuracy_at_given_threshold": 0.2459, "precision_at_given_threshold": 0.5, "recall_at_given_threshold": 0.1088, "f1_score_at_given_threshold": 0.1783, "fp_rate_at_given_threshold": 0.1088, "TPR": 0.1088, "std_accuracy_at_given_threshold": 0.009732, "std_precision_at_given_threshold": 0.0, "std_recall_at_given_threshold": 0.01403, "std_f1_score_at_given_threshold": 0.01888, "std_fp_rate_at_given_threshold": 0.01403, "std_tp_rate_at_given_threshold": 0.01403, "TP_at_given_threshold": 433.4, "TN_at_given_threshold": 52.94, "FP_at_given_threshold": 935.7, "FN_at_given_threshold": 556.0, "base_detector": "roberta_base_open_ai", "trained_on_dataset": "z", "detector": "roberta_base_open_ai", "dataset": "gemma", "fpr": null, "tpr": null, "detector_short_name": "roberta_open_ai"}, {"accuracy": 0.7786, "precision": 0.5, "recall": 0.4129, "f1_score": 0.4522, "fp_rate": 0.4129, "tp_rate": 0.4129, "std_accuracy": 0.009646, "std_precision": 0.0, "std_recall": 0.01229, "std_f1_score": 0.007389, "std_fp_rate": 0.01229, "std_tp_rate": 0.01229, "TP": 901.4, "TN": 634.0, "FP": 350.6, "FN": 86.05, "roc_auc": 0.8687, "fpr_at_thresholds": {"elided": "560 float values"}, "tpr_at_thresholds": {"elided": "560 float values"}, "thresholds": {"elided": "560 float values"}, "given_threshold": 2.974, "accuracy_at_given_threshold": 0.3316, "precision_at_given_threshold": 0.5, "recall_at_given_threshold": 0.07815, "f1_score_at_given_threshold": 0.1349, "fp_rate_at_given_threshold": 0.07815, "TPR": 0.07815, "std_accuracy_at_given_threshold": 0.01065, "std_precision_at_given_threshold": 0.0, "std_recall_at_given_threshold": 0.0103, "std_f1_score_at_given_threshold": 0.01539, "std_fp_rate_at_given_threshold": 0.0103, "std_tp_rate_at_given_threshold": 0.0103, "TP_at_given_threshold": 602.9, "TN_at_given_threshold": 51.11, "FP_at_given_threshold": 935.1, "FN_at_given_threshold": 382.9, "base_detector": "roberta_base_open_ai", "trained_on_dataset": "z", "detector": "roberta_base_open_ai", "dataset": "mistral", "fpr": null, "tpr": null, "detector_short_name": "roberta_open_ai"}, {"accuracy": 0.8402, "precision": 0.5, "recall": 0.3819, "f1_score": 0.4303, "fp_rate": 0.3819, "tp_rate": 0.3819, "std_accuracy": 0.04135, "std_precision": 0.0, "std_recall": 0.06107, "std_f1_score": 0.03989, "std_fp_rate": 0.06107, "std_tp_rate": 0.06107, "TP": 38.95, "TN": 24.07, "FP": 11.98, "FN": 0.0, "roc_auc": 0.9786, "fpr_at_thresholds": [0.0, 0.0, 0.0, 0.0, 0.0, 0.0, 0.0, 0.0, 0.0, 0.02778, 0.02778, 0.02778, 0.05556, 0.05556, 0.1111, 0.1111, 0.1389, 0.1389, 1.0], "tpr_at_thresholds": [0.0, 0.02564, 0.1282, 0.4359, 0.4872, 0.5128, 0.5897, 0.6154, 0.6667, 0.6667, 0.7436, 0.7692, 0.7692, 0.9231, 0.9231, 0.9487, 0.9487, 1.0, 1.0], "thresholds": [Infinity, 3.959, 3.883, 3.576, 3.429, 3.369, 3.326, 3.079, 3.079, 2.823, 2.777, 2.692, 2.62, 2.108, 1.736, 1.311, 1.175, 1.157, -3.953], "given_threshold": 2.033, "accuracy_at_given_threshold": 0.08053, "precision_at_given_threshold": 0.4815, "recall_at_given_threshold": 0.5028, "f1_score_at_given_threshold": 0.4729, "fp_rate_at_given_threshold": 0.5028, "TPR": 0.5028, "std_accuracy_at_given_threshold": 0.03156, "std_precision_at_given_threshold": 0.09438, "std_recall_at_given_threshold": 0.2219, "std_f1_score_at_given_threshold": 0.1372, "std_fp_rate_at_given_threshold": 0.2219, "std_tp_rate_at_given_threshold": 0.2219, "TP_at_given_threshold": 3.011, "TN_at_given_threshold": 3.029, "FP_at_given_threshold": 33.05, "FN_at_given_threshold": 35.91, "base_detector": "roberta_base_open_ai", "trained_on_dataset": "z", "detector": "roberta_base_open_ai", "dataset": "round_robin", "fpr": null, "tpr": null, "detector_short_name": "roberta_open_ai"}, {"accuracy": 0.7958, "precision": 0.5, "recall": 0.4275, "f1_score": 0.4608, "fp_rate": 0.4275, "tp_rate": 0.4275, "std_accuracy": 0.009095, "std_precision": 0.0, "std_recall": 0.01228, "std_f1_score": 0.00716, "std_fp_rate": 0.01228, "std_tp_rate": 0.01228, "TP": 907.5, "TN": 677.8, "FP": 319.0, "FN": 87.69, "roc_auc": 0.88, "fpr_at_thresholds": {"elided": "568 float values"}, "tpr_at_thresholds": {"elided": "568 float values"}, "thresholds": {"elided": "568 float values"}, "given_threshold": 2.801, "accuracy_at_given_threshold": 0.3157, "precision_at_given_threshold": 0.5, "recall_at_given_threshold": 0.08418, "f1_score_at_given_threshold": 0.1438, "fp_rate_at_given_threshold": 0.08418, "TPR": 0.08418, "std_accuracy_at_given_threshold": 0.01062, "std_precision_at_given_threshold": 0.0, "std_recall_at_given_threshold": 0.01143, "std_f1_score_at_given_threshold": 0.01668, "std_fp_rate_at_given_threshold": 0.01143, "std_tp_rate_at_given_threshold": 0.01143, "TP_at_given_threshold": 576.0, "TN_at_given_threshold": 52.95, "FP_at_given_threshold": 942.2, "FN_at_given_threshold": 420.9, "base_detector": "roberta_base_open_ai", "trained_on_dataset": "z", "detector": "roberta_base_open_ai", "dataset": "gemma_chat", "fpr": null, "tpr": null, "detector_short_name": "roberta_open_ai"}, {"accuracy": 0.6628, "precision": 0.5, "recall": 0.3106, "f1_score": 0.383, "fp_rate": 0.3106, "tp_rate": 0.3106, "std_accuracy": 0.01106, "std_precision": 0.0, "std_recall": 0.01381, "std_f1_score": 0.01052, "std_fp_rate": 0.01381, "std_tp_rate": 0.01381, "TP": 808.4, "TN": 364.1, "FP": 520.4, "FN": 75.99, "roc_auc": 0.7436, "fpr_at_thresholds": {"elided": "702 float values"}, "tpr_at_thresholds": {"elided": "702 float values"}, "thresholds": {"elided": "702 float values"}, "given_threshold": 3.719, "accuracy_at_given_threshold": 0.4456, "precision_at_given_threshold": 0.5, "recall_at_given_threshold": 0.05461, "f1_score_at_given_threshold": 0.09828, "fp_rate_at_given_threshold": 0.05461, "TPR": 0.05461, "std_accuracy_at_given_threshold": 0.01149, "std_precision_at_given_threshold": 0.0, "std_recall_at_given_threshold": 0.007963, "std_f1_score_at_given_threshold": 0.01294, "std_fp_rate_at_given_threshold": 0.007963, "std_tp_rate_at_given_threshold": 0.007963, "TP_at_given_threshold": 745.3, "TN_at_given_threshold": 43.05, "FP_at_given_threshold": 840.8, "FN_at_given_threshold": 139.9, "base_detector": "roberta_base_open_ai", "trained_on_dataset": "z", "detector": "roberta_base_open_ai", "dataset": "zephyr", "fpr": null, "tpr": null, "detector_short_name": "roberta_open_ai"}, {"accuracy": 0.7786, "precision": 0.5, "recall": 0.4148, "f1_score": 0.4533, "fp_rate": 0.4148, "tp_rate": 0.4148, "std_accuracy": 0.009445, "std_precision": 0.0, "std_recall": 0.01266, "std_f1_score": 0.007584, "std_fp_rate": 0.01266, "std_tp_rate": 0.01266, "TP": 907.5, "TN": 643.4, "FP": 353.4, "FN": 87.69, "roc_auc": 0.8595, "fpr_at_thresholds": {"elided": "588 float values"}, "tpr_at_thresholds": {"elided": "588 float values"}, "thresholds": {"elided": "588 float values"}, "given_threshold": 2.856, "accuracy_at_given_threshold": 0.3329, "precision_at_given_threshold": 0.5, "recall_at_given_threshold": 0.1101, "f1_score_at_given_threshold": 0.1801, "fp_rate_at_given_threshold": 0.1101, "TPR": 0.1101, "std_accuracy_at_given_threshold": 0.01071, "std_precision_at_given_threshold": 0.0, "std_recall_at_given_threshold": 0.01201, "std_f1_score_at_given_threshold": 0.01615, "std_fp_rate_at_given_threshold": 0.01201, "std_tp_rate_at_given_threshold": 0.01201, "TP_at_given_threshold": 590.2, "TN_at_given_threshold": 72.98, "FP_at_given_threshold": 922.1, "FN_at_given_threshold": 406.7, "base_detector": "roberta_base_open_ai", "trained_on_dataset": "z", "detector": "roberta_base_open_ai", "dataset": "llama3", "fpr": null, "tpr": null, "detector_short_name": "roberta_open_ai"}]}}
